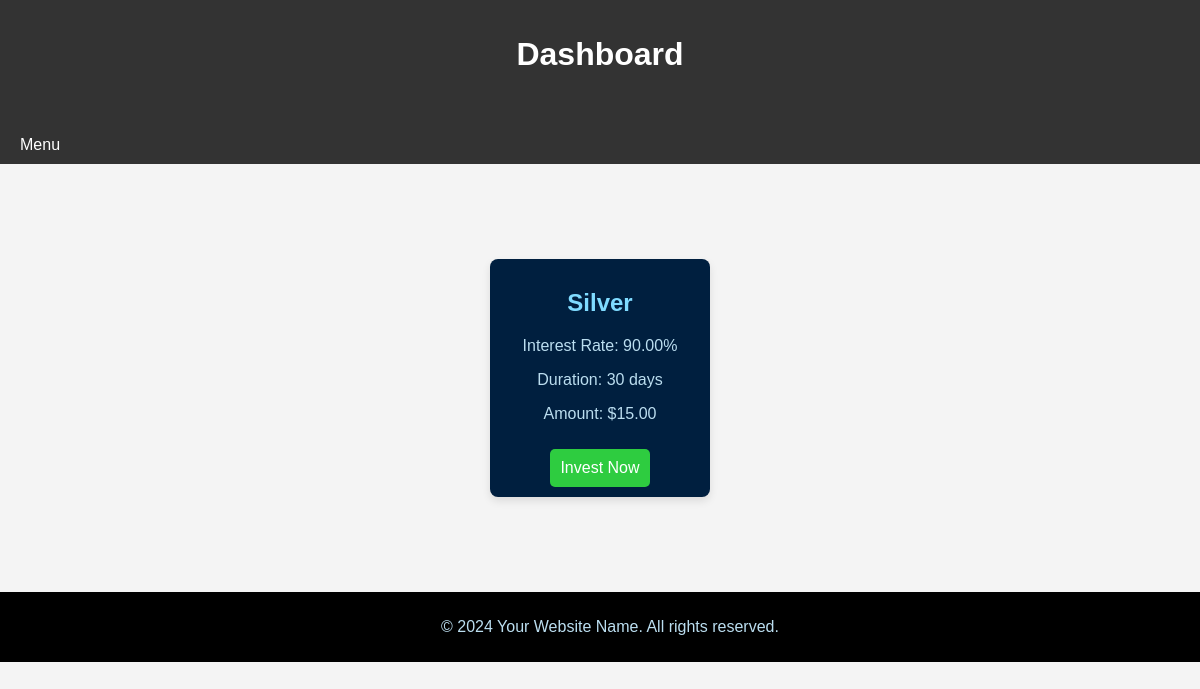
/dashboard/plans.php, run on the app's committed database.
### tables this page shows
CREATE TABLE `plans` (
  `plan_id` int(11) NOT NULL,
  `plan_name` varchar(50) NOT NULL,
  `interest_rate` decimal(5,2) NOT NULL,
  `duration_days` int(11) NOT NULL,
  `amount` int(11) NOT NULL
);

### htdocs/dashboard/plans.php (the view, shortened to what this page needs)
<?php
include('../db_connection.php');
include('header.php');
?>
<div class="container">
<?php
$sql = "SELECT * FROM plans";
$result = $conn->query($sql);
if ($result->num_rows > 0) {
    ?>
   <!DOCTYPE html>
<html lang="en">
<head>
</head>
<body>
    <div class="container">
        <?php
        while ($row = $result->fetch_assoc()) {
            ?>
            <div class="card">
                <h2><?php echo $row['plan_name']; ?></h2>
                <p>Interest Rate: <?php echo $row['interest_rate']; ?>%</p>
                <p>Duration: <?php echo $row['duration_days']; ?> days</p>
                <p>Amount: $<?php echo number_format($row['amount'], 2); ?></p>
                <a href="getplan.php?plan_id=<?php echo $row['plan_id']; ?>" class="invest-btn">Invest Now</a>
            </div>
            <?php
        }
        ?>
    </div>
</body>
</html>
    <?php
} else {
    echo "No plans found.";
}
?>
</div>
<?php
include('footer.php');
?>

### htdocs/dashboard/header.php (style rules this page uses)
body { font-family: 'Arial', sans-serif; margin: 0; padding: 0; background-color: #f4f4f4; }
.container { display: flex; flex-wrap: wrap; justify-content: space-around; margin: 20px; }
.card { background-color: #fff; border-radius: 8px; box-shadow: 0 4px 8px rgba(0, 0, 0, 0.1); margin: 15px; padding: 20px; flex: 1; min-width: 220px; color: #fff; }

### htdocs/dashboard/plans.php (style rules this page uses)
body { font-family: 'Arial', sans-serif; background-color: #f4f4f4; margin: 0; padding: 0; }
.container { display: flex; flex-wrap: wrap; justify-content: space-around; padding: 20px; }
.card { background-color: #001f3f; border-radius: 8px; box-shadow: 0 4px 8px rgba(0, 0, 0, 0.1); margin: 15px; padding: 10px; flex: 1; min-width: 200px; text-align: center; color: #fff; }
h2 { color: #7FDBFF; }
p { color: #BBDEF0; }
.invest-btn { background-color: #2ECC40; color: #fff; padding: 10px; text-decoration: none; border-radius: 5px; display: inline-block; margin-top: 10px; }

### data on the page
plans: plan_name "Silver", interest_rate "90.00", duration_days "30", amount "15.00"
